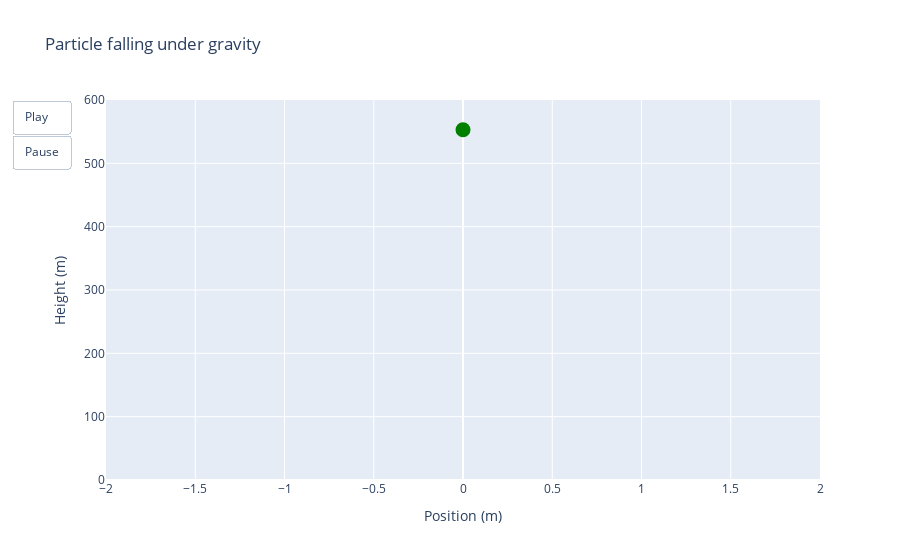

The notebook cell saved with this chart:
### Markdown cell above
# Newton’s Laws of Motion  

Newton’s second law describes how the motion of an object changes under the influence of forces.  
It states that the acceleration of a body is directly proportional to the net force acting on it:

$
m \frac{d^2 r(t)}{dt^2} = F(t),
$

where:  
- $m$: mass of the object  
- $r(t)$: position as a function of time  
- $F(t)$: total force applied  

In many cases, the force comes from a potential energy function $U(r)$:  

$
F = - \nabla U(r).
$

If the force is known, one can predict the trajectory $r(t)$ by solving this equation.  
For simple systems (constant force, harmonic oscillator, drag, etc.), analytical solutions exist.  
For more complex problems, numerical methods are required.  

---

# Simulating Particle Dynamics  

Since Newton’s law is a **second-order ODE**, it is usually rewritten as two coupled first-order ODEs:  

$
\frac{dr(t)}{dt} = v(t),
$

$
m \frac{dv(t)}{dt} = F(t),
$

where $v(t)$ is the velocity.  

---

## Discretization with the Forward Euler Method  

To solve these equations numerically, we divide time into discrete steps of size $\Delta t$.  
The forward Euler scheme updates velocity and position at each step $n$ as follows:

- **Velocity update**  
$
v^{n+1} = v^n + \frac{F^n}{m} \Delta t
$

- **Position update**  
$
r^{n+1} = r^n + v^{n+1} \Delta t
$

with:  
- $t_{n+1} = t_n + \Delta t$  
- $r^n = r(t_n)$: position at step $n$  
- $v^n = v(t_n)$: velocity at step $n$

### Code cell
import numpy as np
import plotly.graph_objects as go
import plotly.io as pio

# Parameters
T = 10.0   # s
m = 0.3    # kg
g = 9.8    # m/s^2
v0x = -0.1 # m/s
H = 553.0  # m

# Time discretization
dt = 0.05
N = int(T / dt)
time = np.linspace(0, T, N+1)

# Arrays for dynamics
v = np.zeros((N+1, 2))
r = np.zeros((N+1, 2))
f = np.zeros((N+1, 2))

# Initial conditions
r[0] = np.array([0., H])
v[0] = np.array([-v0x, 0.])

# Force (gravity only)
f[:] = np.array([0., -m*g])

# Time integration (Euler method)
for n in range(N):
    v[n+1] = v[n] + f[n]/m * dt
    r[n+1] = r[n] + v[n+1] * dt

# Create animation frames
frames = [
    go.Frame(
        data=[go.Scatter(x=[r[i,0]], y=[r[i,1]], mode="markers", marker=dict(size=15, color="green"))],
        name=str(i)
    )
    for i in range(N)
]

# Base figure
fig = go.Figure(
    data=[go.Scatter(x=[r[0,0]], y=[r[0,1]], mode="markers", marker=dict(size=15, color="green"))],
    layout=go.Layout(
        xaxis=dict(range=[-2, 2], title="Position (m)"),
        yaxis=dict(range=[0, 600], title="Height (m)"),
        title="Particle falling under gravity",
        updatemenus=[dict(
            type="buttons",
            showactive=False,
            buttons=[
                dict(label="Play",
                     method="animate",
                     args=[None, {"frame": {"duration": dt*1000, "redraw": True},
                                  "fromcurrent": True}]),
                dict(label="Pause",
                     method="animate",
                     args=[[None], {"frame": {"duration": 0, "redraw": False},
                                    "mode": "immediate"}])
            ]
        )]
    ),
    frames=frames
)

fig.show()

### Figure 1 — Plotly figure (JSON) as saved in the notebook; plotly's stock layout.template omitted (floating-point values rounded to 4 significant figures)
{"data": [{"marker": {"color": "green", "size": 15}, "mode": "markers", "type": "scatter", "x": [0], "y": [553]}], "layout": {"title": {"text": "Particle falling under gravity"}, "updatemenus": [{"buttons": [{"args": [null, {"frame": {"duration": 50, "redraw": true}, "fromcurrent": true}], "label": "Play", "method": "animate"}, {"args": [[null], {"frame": {"duration": 0, "redraw": false}, "mode": "immediate"}], "label": "Pause", "method": "animate"}], "showactive": false, "type": "buttons"}], "xaxis": {"range": [-2, 2], "title": {"text": "Position (m)"}}, "yaxis": {"range": [0, 600], "title": {"text": "Height (m)"}}}}
